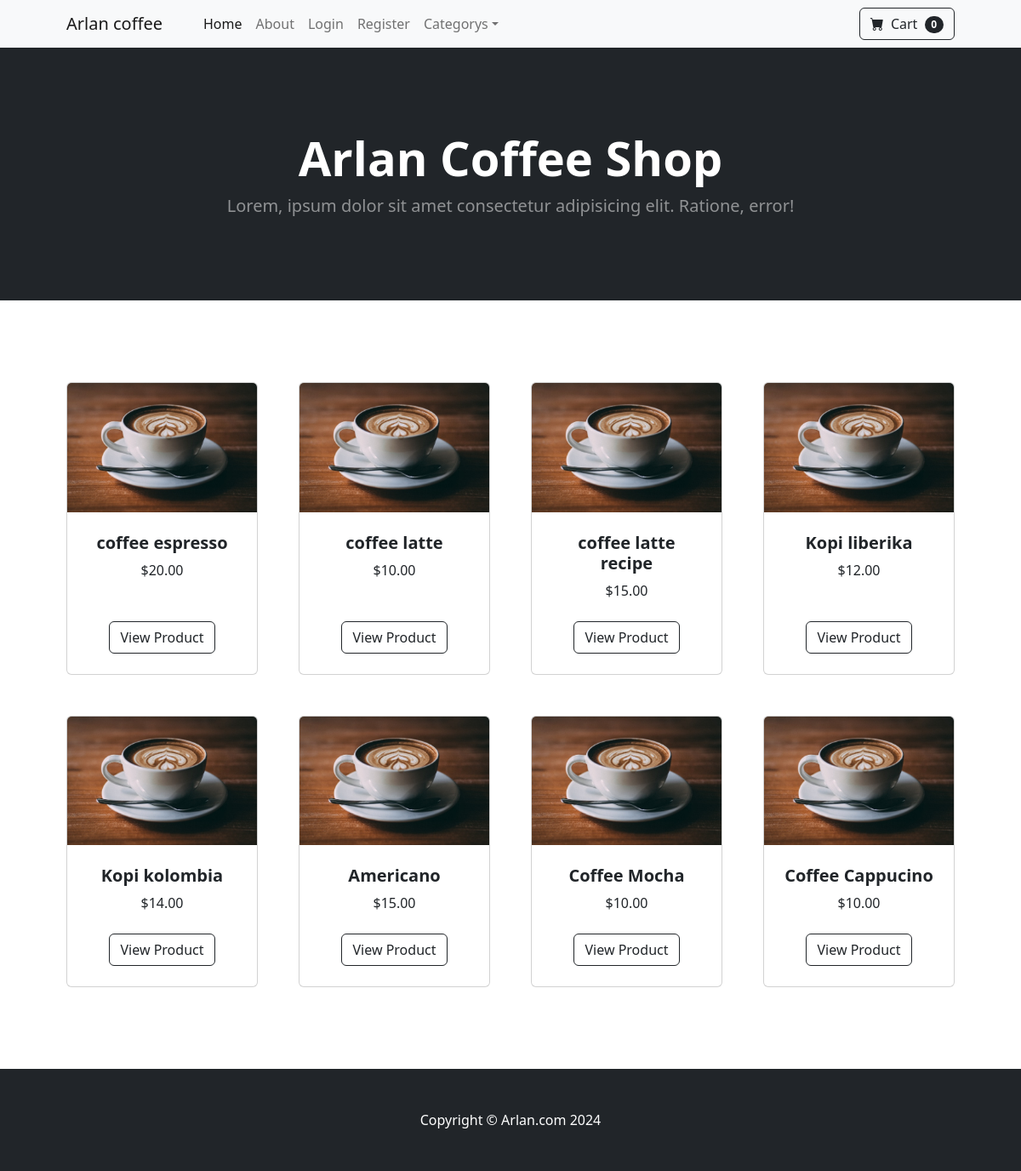
The page / on the database its author committed.
### arlan316/models.py (models this page shows)
class Product(models.Model):
    name = models.CharField(max_length=50)
    price = models.DecimalField(default=0, decimal_places=2, max_digits=6)
    category = models.ForeignKey(Category, on_delete=models.CASCADE, default=1)
    description = models.CharField(max_length=250, default='', blank=True, null=True)
    image = models.ImageField(upload_to='uploads/product/')
    is_sale = models.BooleanField(default=False)
    sale_price = models.DecimalField(default=6, decimal_places=6, max_digits=6)

### arlan316/views.py (the view)
# urls.py: path('', views.home_view, name='home'),
def home_view(request):
    products = Product.objects.all()
    return render(request, 'home.html', {'products': products})

### cart/context_processors.py (called while the page is built)
def cart(request):
    return {'cart': Cart(request)}

### arlan316/templates/home.html
{% extends 'base.html' %}
{% block content %}
        <header class="bg-dark py-5">
            <div class="container px-4 px-lg-5 my-5">
                <div class="text-center text-white">
                    <h1 class="display-4 fw-bolder">Arlan Coffee Shop</h1>
                    <p class="lead fw-normal text-white-50 mb-0">Lorem, ipsum dolor sit amet consectetur adipisicing elit. Ratione, error!</p>
                </div>
            </div>
        </header>
        <section class="py-5">
            <div class="container px-4 px-lg-5 mt-5">
                <div class="row gx-4 gx-lg-5 row-cols-2 row-cols-md-3 row-cols-xl-4 justify-content-center">
                    {% for product in products %}
                    <div class="col mb-5">
                        <div class="card h-100">
                            <img class="card-img-top" src="{{ product.image.url }}" alt="..." />
                            <div class="card-body p-4">
                                <div class="text-center">
                                    <h5 class="fw-bolder">{{ product.name }}</h5>
                                        ${{ product.price }}
                                    <br/>
                                </div>
                            </div>
                            <div class="card-footer p-4 pt-0 border-top-0 bg-transparent">
                                <div class="text-center"><a class="btn btn-outline-dark mt-auto" href="{% url 'product' product.id %}">View Product</a></div>
                            </div>
                        </div>
                    </div>
                    {% endfor %}
            </div>
        </section>
{% endblock %}

### arlan316/templates/base.html (shortened to what this page needs)
{% load static %}
<!DOCTYPE html>
<html lang="en">
    <head>
        <link href="https://cdn.jsdelivr.net/npm/bootstrap-icons@1.5.0/font/bootstrap-icons.css" rel="stylesheet" />
        <link href="{% static 'css/styles.css' %}" rel="stylesheet" />
    </head>
    <body>
        {% include 'navbar.html' %}
            {% block content %}
        {% endblock %}
        <footer class="py-5 bg-dark">
            <div class="container"><p class="m-0 text-center text-white">Copyright &copy; Arlan.com 2024</p></div>
        </footer>
    </body>
</html>

### arlan316/templates/navbar.html (shortened to what this page needs)
        <nav class="navbar navbar-expand-lg navbar-light bg-light">
            <div class="container px-4 px-lg-5">
                <a class="navbar-brand" href="{% url 'home' %}">Arlan coffee</a>
                <div class="collapse navbar-collapse" id="navbarSupportedContent">
                    <ul class="navbar-nav me-auto mb-2 mb-lg-0 ms-lg-4">
                        <li class="nav-item"><a class="nav-link active" aria-current="page" href="{% url 'home' %}">Home</a></li>
                        <li class="nav-item"><a class="nav-link" href="{% url 'about' %}">About</a></li>
                {% if user.is_authenticated %}
                    <li class="nav-item"><a class="nav-link" href="{% url 'logout' %}">Logout</a></li>
                {% else %}
                    <li class="nav-item"><a class="nav-link" href="{% url 'login' %}">Login</a></li>
                    <li class="nav-item"><a class="nav-link" href="{% url 'register' %}">Register</a></li>
                {% endif %}
                        <li class="nav-item dropdown">
                            <a class="nav-link dropdown-toggle" id="navbarDropdown" href="#" role="button" data-bs-toggle="dropdown" aria-expanded="false">Categorys</a>
                        </li>
                    </ul>
                    <form class="d-flex">
                        <a  href="{% url 'cart_summary' %}" class="btn btn-outline-dark "><i class="bi-cart-fill me-1"></i>
                            Cart
                            <span class="badge bg-dark text-white ms-1 rounded-pill">0</span></a>
                    </form>
                </div>
            </div>
        </nav>

### rows shown on the page
Product: image (picture), name "coffee espresso", price "20.00"
Product: image (picture), name "coffee latte", price "10.00"
Product: image (picture), name "coffee latte recipe", price "15.00"
Product: image (picture), name "Kopi liberika", price "12.00"
Product: image (picture), name "Kopi kolombia", price "14.00"
Product: image (picture), name "Americano", price "15.00"
Product: image (picture), name "Coffee Mocha", price "10.00"
Product: image (picture), name "Coffee Cappucino", price "10.00"
